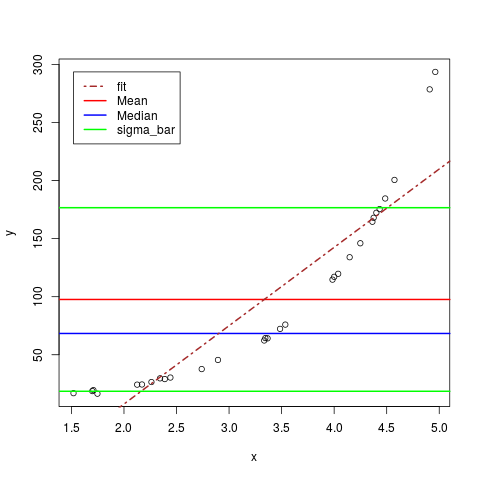

The script that saved this image:
png(file = "taskA.png")
data= read.csv("data.csv")
y= data[,3]
x= data[,2]
plot(x,y)
abline(h=c(mean(y),median(y),mean(y)-sd(y),mean(y)+sd(y)),col=c("red","blue","green","green"),lwd=2)
relation <- lm(y~x)
abline(a=relation$coefficients[1],b=relation$coefficients[2],col="brown",lty=4,lwd=2)
legend(min(x),max(y), legend=c("fit","Mean","Median","sigma_bar"),col=c("brown","red","blue","green"), lwd=2,lty=c(4,1,1,1))
cat("mean =",mean(y),"\n")
cat("median =",median(y), "\n")
cat("standard deviation =",sd(y),"\n")
cat("slope =",relation$coefficients[2],"\n")
cat("y intercept =",relation$coefficients[1],"\n")
yest=relation$coefficients[1]+relation$coefficients[2]*x
error=yest-y
error=error^2
error=sum(error)
cat("error =",error,"\n")
dev.off()